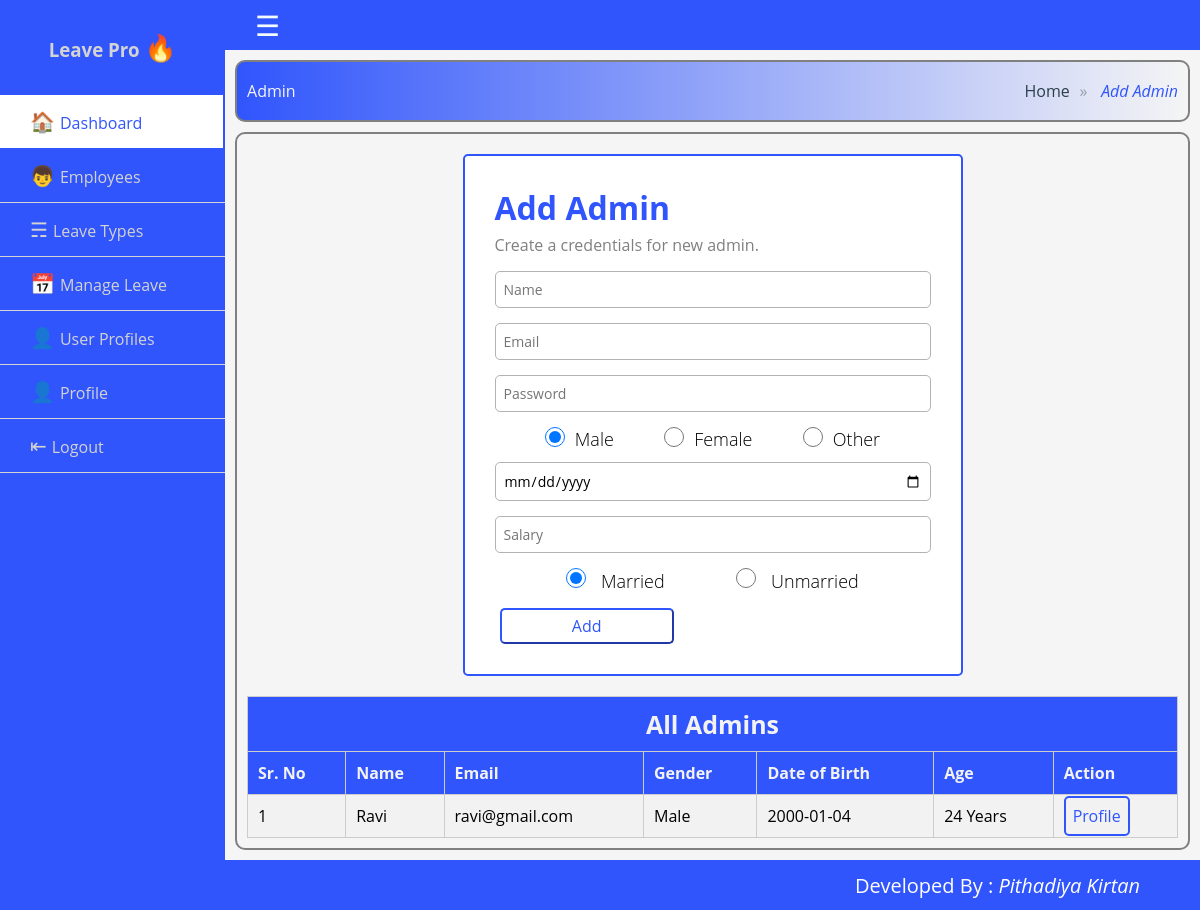
Screenshot of /admin/add-admin.php (signed in) with the database file from the repository.
### tables this page shows
CREATE TABLE `users` (
  `id` int(11) NOT NULL,
  `name` varchar(255) NOT NULL,
  `email` varchar(255) NOT NULL,
  `role` varchar(50) NOT NULL,
  `password` varchar(255) NOT NULL,
  `gender` varchar(10) NOT NULL,
  `dob` date NOT NULL,
  `salary` varchar(10) DEFAULT NULL,
  `leave_credit` int(10) DEFAULT NULL,
  `image` varchar(255) DEFAULT NULL,
  `marital_status` varchar(20) DEFAULT NULL
);

### admin/add-admin.php (the view, shortened to what this page needs)
<!DOCTYPE html>
<html lang="en">
<head>
    <link rel="stylesheet" href="../style.css">
</head>
<body>
    <?php require_once "../connection.php"; ?>
    <?php
        $name = $email = $dob = $gender = $passowrd = $salary = $marital_status = "";
    ?>
    <div class="wrapper">
        <?php require_once 'include/header.php' ?>
        <?php require_once 'include/sidebar.php' ?>
        <div class="section">
            <div class="breadcrumb">
                <ol class="cd-breadcrumb-title">
                    <li class="title">Admin</li>
                </ol>
                <ol class="cd-breadcrumb">
                    <li class="sub"><a href="#0">Home</a></li>
                    <li class="current"><em>Add Admin</em></li>
                </ol>
            </div>
            <div class="content">
                <div class="main">
                    <form action="<?php htmlspecialchars($_SERVER['PHP_SELF'])?>" method="post">
                        <div class="form-group">
                            <h1>Add Admin</h1>
                            <p>Create a credentials for new admin.</p>
                            <div class="input-group">
                                <input type="text" class="form-control" name="name" id="name"
                                    value="<?php echo $name; ?>" placeholder="Name">
                            </div>
                            <div class="input-group">
                                <input type="text" class="form-control" name="email" id="email"
                                    value="<?php echo $email; ?>" placeholder="Email">
                            </div>
                            <div class="input-group">
                                <input type="password" class="form-control" name="password"
                                    value="<?php echo $passowrd; ?>" id="password" placeholder="Password">
                            </div>
                            <div class="rdb-group">
                                <div class="rdb-male">
                                    <input type="radio" class="form-control"
                                        <?php if ($gender == "Male") {echo "checked";}?> value="Male" name="gender"
                                        id="male" checked>
                                    <label for="male">Male</label>
                                </div>
                                <div class="rdb-female">
                                    <input type="radio" class="form-control"
                                        <?php if ($gender == "Female") {echo "checked";}?> value="Female" name="gender"
                                        id="female">
                                    <label for="female">Female</label>
                                </div>
                                <div class="rdb-other">
                                    <input type="radio" class="form-control"
                                        <?php if ($gender == "Other") {echo "checked";}?> value="Other" name="gender"
                                        id="other">
                                    <label for="other">Other</label>
                                </div>
                            </div>
                            <div class="input-group">
                                <input type="date" class="form-control" name="dob" id="dob">
                            </div>
                            <div class="input-group">
                                <input type="text" class="form-control" value="<?php echo $salary; ?>" name="salary"
                                    id="salary" placeholder="Salary">
                            </div>
                            <div class="rdb-group">
                                <div class="rdb-married">
                                    <input type="radio" class="form-control"
                                        <?php if ($marital_status == "Married") {echo "checked";}?> value="Married"
                                        name="marital_status" id="married" checked>
                                    <label for="married">Married</label>
                                </div>
                                <div class="rdb-unmarried">
                                    <input type="radio" class="form-control"
                                        <?php if ($marital_status == "Female") {echo "checked";}?> value="Unmarried"
                                        name="marital_status" id="unmarried">
                                    <label for="unmarried">Unmarried</label>
                                </div>
                            </div>
                            <div class="input-group">
                                <button type="submit" class="btn btn-outline-primary" id="login">Add</button>
                            </div>
                        </div>
                    </form>
                </div>
                <div class="table-container">
                    <table class="table">
                        <thead>
                            <tr>
                                <th colspan=7 style="text-align:center;font-size:25px;">All Admins</th>
                            </tr>
                            <tr>
                                <th>Sr. No</th>
                                <th>Name</th>
                                <th>Email</th>
                                <th>Gender</th>
                                <th>Date of Birth</th>
                                <th>Age</th>
                                <th>Action</th>
                            </tr>
                        </thead>
                        <tbody>
                            <tr>
                                <?php
                                $sql = "SELECT * FROM users WHERE role = 'admin'";
                                $result = mysqli_query($conn, $sql);
                                $i = 1;
                                if (mysqli_num_rows($result) > 0) {
                                    while ($rows = mysqli_fetch_assoc($result)) {
                                        $name = $rows["name"];
                                        $email = $rows["email"];
                                        $dob = $rows["dob"];
                                        $gender = $rows["gender"];
                                        if ($dob == "") {
                                            $dob = "Not Defined";
                                            $age = "Not Defined";
                                        } else {
                                            $dob = date('Y-m-d', strtotime($dob));
                                            $today = date('Y-m-d');
                                            $date1 = new DateTime($dob);
                                            $date2 = new DateTime($today);
                                            $diff = date_diff($date1, $date2);
                                            $age = $diff->format("%y Years");
                                        }
                                        ?>
                                <td><?php echo $i; ?></td>
                                <td> <?php echo $name; ?></td>
                                <td><?php echo $email; ?></td>
                                <td><?php echo $gender; ?></td>
                                <td><?php echo $dob; ?></td>
                                <td><?php echo $age; ?></td>
                                <td> <?php if ($email == $_SESSION["email"]) {
                                            echo "<a href='profile.php' class='link-button'>Profile</a>";
                                        } else {
                                            $edit_icon = "<button type='button' class='btn btn-outline-primary' id='edit' name='edit'>&#x270E;</button>";
                                            $delete_icon = "<button type='button' class='btn btn-outline-danger' id='delete' name='delete'>&#10060;</button>";
                                            echo $edit_icon . $delete_icon;
                                        }
                                    ?>
                                </td>
                            </tr>
                                <?php
                                            $i++;
                                        }
                                    } else {?>
                            <tr>
                                <th colspan=7 style="text-align:center;font-size:25px;">No Admin Found</th>
                            </tr>
                            <?php }
                                ?>
                        </tbody>
                    </table>
                </div>
            </div>
        </div>
        <?php require_once 'include/footer.php' ?>
    </div>
</body>
</html>

### style.css (style rules this page uses)
* { list-style: none; text-decoration: none; margin: 0; padding: 0; box-sizing: border-box; font-family: 'Open Sans', sans-serif; }
body { background: whitesmoke; }
.wrapper .content { border: 2px solid grey; border-radius: 10px; padding: 10px; margin: 10px; margin-bottom: 60px; background: whitesmoke; }
.wrapper .section { width: calc(100% - 225px); margin-left: 225px; transition: all 0.5s ease; }
.breadcrumb { display: flex; align-items: center; justify-content: space-between; border: 2px solid grey; border-radius: 10px; padding: 10px; margin: 10px; margin-top: 60px; background-image: linear-gradient(90deg, #3055fc, whitesmoke); }
.cd-breadcrumb:after { content: ""; display: flex; clear: both; }
.cd-breadcrumb-title .title { color: whitesmoke; }
.cd-breadcrumb li { display: inline-block; margin: 0.5em 0; }
.cd-breadcrumb li.sub::after { display: inline-block; content: '\00bb'; margin: 0 .6em; color: #959fa5; }
.cd-breadcrumb li>* { display: inline-block; font-size: 16px; color: #2c3f4c; }
.cd-breadcrumb li.current>* { color: #3055fc; }
.input-group { display: flex; justify-content: space-between; align-items: baseline; position: relative; flex-wrap: wrap; width: 100%; }
.rdb-group { display: flex; justify-content: space-evenly; align-items: center; margin-top: 15px; font-size: 18px; margin-bottom: 0; font-weight: lighter; }
.rdb-group .rdb-male, .rdb-female, .rdb-other, .rdb-married .rdb-unmarried { display: flex; height: 20px; justify-content: center; }
.rdb-group .rdb-male .form-control, .rdb-group .rdb-female .form-control, .rdb-group .rdb-other .form-control, .rdb-group .rdb-married .form-control, .rdb-group .rdb-unmarried .form-control { width: 20px; height: 20px; margin-right: 10px; }
.input-group .form-control { flex: 1 1 auto; margin-bottom: 0; padding: 8px; font-size: 14px; border-radius: 5px; margin-top: 15px; border: 1px solid rgb(179, 179, 179); }
.input-group .btn { position: relative; flex: 0 0 auto; font-size: 16px; padding: 5px; width: 40%; border-radius: 5px; margin-left: 5px; margin-top: 15px; }
.btn { position: relative; flex: 0 0 auto; font-size: 16px; padding: 5px; width: 40%; border-radius: 5px; margin-left: 5px; }
.btn-outline-primary { color: #3055fc; background-color: transparent; background-image: none; border-color: #3055fc; padding: 5px; border-radius: 5px; }
.link-button { color: #3055fc; border: 2px solid #3055fc; padding: 7px; border-radius: 5px; }
.form-group { background: white; border: 2px solid #3055fc; border-radius: 5px; padding: 30px; margin: 10px; min-width: 300px; max-width: 500px; margin-left: auto; margin-right: auto; }
.form-group h1 { color: #3055fc; margin-bottom: 5px; }
.form-group p { color: grey; }
.table-container { margin-top: 20px; overflow-x: auto; }
.table { width: 100%; border-collapse: collapse; border-spacing: 0; background-color: #f2f2f2; box-shadow: 0 2px 4px rgba(0, 0, 0, 0.1); }
.table thead th { background-color: #3055fc; color: #f2f2f2; font-weight: bold; padding: 10px; text-align: left; }
.table th, .table td { padding: 10px; border: 1px solid #ccc; }
.table tbody tr:nth-child(odd) { background-color: #f2f2f2; }

### rows the page displays
users: name "Ravi", email "ravi@gmail.com", gender "Male", dob "2000-01-04", dob "24 Years", shows "Profile"
